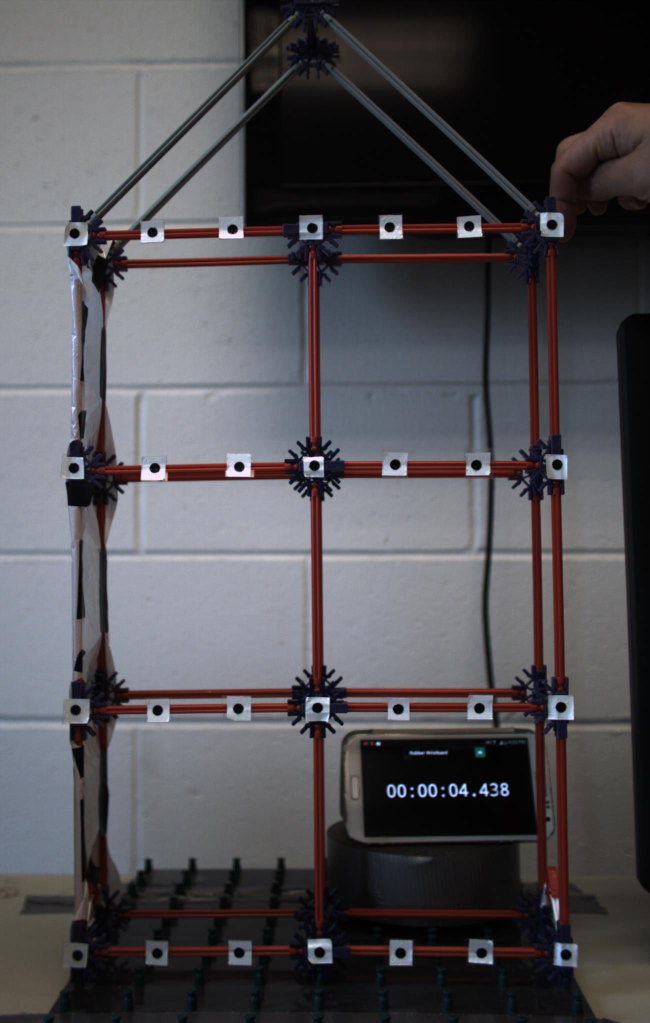
%> input picture img/IMG00001.jpg, 1300 x 2046 px (shown at 1/2 size); its folder holds only this picture in this run
$ octave RunDemo.m   (GNU Octave 9; MATLAB toolbox functions it lacks are replaced by stand-ins)
%> lines starting %> are read from the running program, lines starting %| are printed output that depends on the picture; in (x1, y1, x2, y2) boxes, pixels count from 0 and x2, y2 are one past the last pixel; in counts of white or black regions, pixels touching at a corner belong together; the program's own positions count from 1
%% Vision based vibration measurement using markers
%
%% Contact
%  Name  : Chul Min Yeum
%  Email : chulminy@gmail.com
%  Please contact me if you have a question or find a bug

%% Configuration
%
% We will configure several parameters related to intial locations of all
% targets, skeleton figures, thresholds for target detection, and video
% recoding. Activating "DEBUG" (DEBUG=1) will be helpful for correct
% configuration.
%
clear; close all; clc; warning('off');

% result folder
folderOut = 'result';

% DEBUG is 1 if you want to plot intermidiate results
DEBUG = 0;

% get a list of all jpg files in an image directory
imgPath      = dir('img\*.jpg');
imgPath      = cellfun(@(C)fullfile('img', C),{imgPath.name},'uni',false);

% total # of images
nImg            = length(imgPath);

% image sizes
imgSize = [1300 2046];

% initial locations of target points
iniLocH         = [1904 1420 931 471];                  % height
iniLocW         = [148 310 466 625 778 940 1111];       % width
targetStripH    = 100;
targetSize      = 20;

% plot initial target locations
if DEBUG
    imgTmp = imread(imgPath{1});

    circleLoc = [repmat(iniLocW',4,1)...
        reshape(repmat(iniLocH,7,1),28,1) ...
        ones(28,1)*targetSize/2];

    imgTmp = insertShape(imgTmp,'circle',int32(circleLoc), ...
        'color','red','Linewidth',3);

    figure(1); imshow(imgTmp);
    clearvars img circleLoc;
end

% point connection map
ptH = [1 2;2 3;3 4;4 5;5 6;6 7; ...
       8 9;9 10;10 11;11 12;12 13;13 14; ...
       15 16;16 17;17 18;18 19;19 20;20 21; ...
       22 23;23 24;24 25;25 26;26 27;27 28;];

ptVtmp = [1 8; 8 15; 15 22];
ptV    = [ptVtmp;ptVtmp+3;ptVtmp+6]; clearvars ptVtmp;

ptMap  = [ptH; ptV];    clearvars ptH ptV;

% plot a truss skeleton
if DEBUG
    pt_X     = repmat(iniLocW',4,1);
    pt_Y     = reshape(repmat(iniLocH,7,1),28,1);

    figure(2);
    line(pt_X(ptMap'),pt_Y(ptMap'),'color','b', 'linewidth', 3);hold on;
    plot(pt_X, pt_Y,'or','linewidth',3);
    text(pt_X+15, pt_Y+45,arrayfun(@num2str, 1:28, 'unif', 0), ...
        'FontSize',14); hold off;
    clearvars ii point_X point_Y;
end

% set threshold values
threshTarget        = 0.1;
targetAreaLB        = 100;
targetAreaUB        = 500;
targetLargeMovement = 100;
circThrsh           = 0.8;

% morphology
se = strel('disk',3);

% video frame rate
camerafs    = 20;

% video file name
filename_video = fullfile(folderOut,'vibration.mp4');

%% Target detection and video creation

% assign global variabales for repetitive gray and BW images (optional)
global img;
global imgBW;

img     = zeros(imgSize(2),imgSize(1));
imgBW   = zeros(imgSize(2),imgSize(1));

% locations of targets in all images
LocPt   = zeros(28,2,nImg);

% video writing setup
outputVideo = VideoWriter(filename_video, 'MPEG-4');
outputVideo.FrameRate = camerafs;
open(outputVideo)

fig = figure('visible','off');
for imgIdx = 1: nImg  % image number

    img     = rgb2gray(imread(imgPath{imgIdx}));  % load image
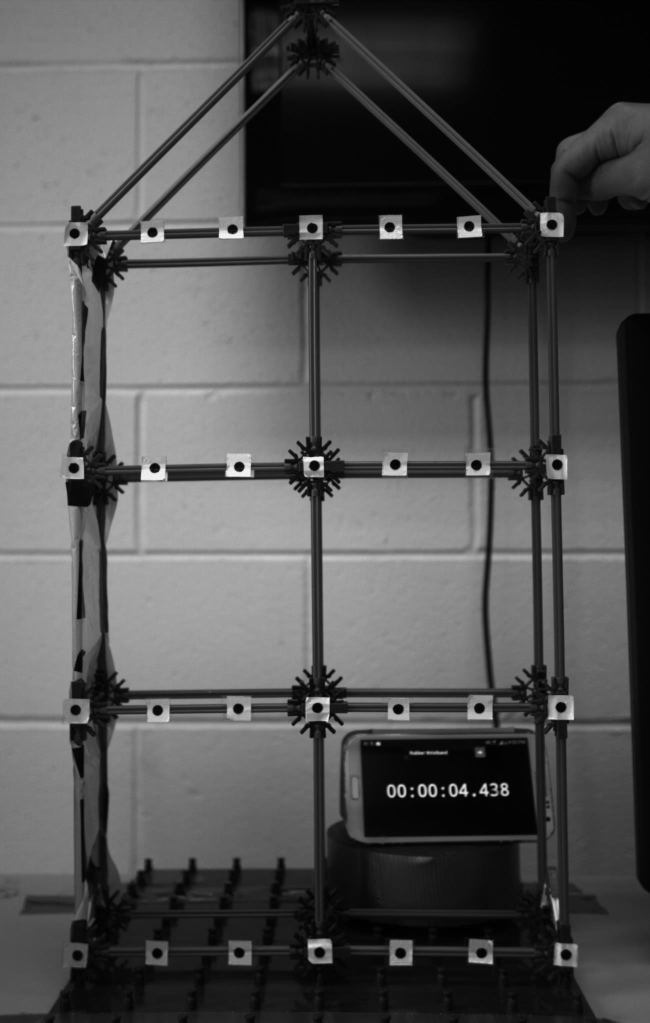
%> img: size 2046x1300 uint8 (shown at 1/2 size); min 0, max 249, mean 81.2
    imgBW   = ~(im2bw(img,threshTarget));         % binarizing image
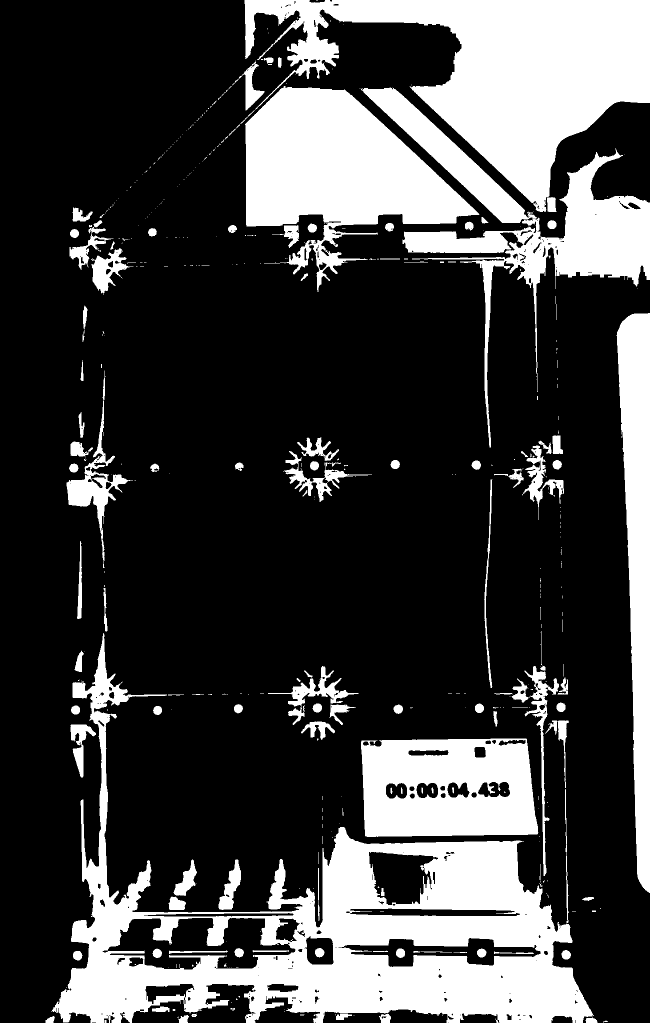
%> imgBW: size 2046x1300 logical (shown at 1/2 size); 26.1% white; 442 white regions (311 under 20 px), largest, box (x1, y1, x2, y2) and area: (104, 1266, 1195, 2046) 218979, (489, 0, 1300, 424) 143677, (490, 172, 959, 584) 92977

% We can reasonably assume a height (vertical) range of targets for their
% detection because targets are only moving in a horizontal direction.
% However, horizontal locations of targets are computed using their
% previous locations.
    for rowIdx = 1:4
%> this loop made 4 passes; what is shown inside it comes from the first
        % set a range of target in height
        targetH = iniLocH(rowIdx)-ceil(targetStripH/2)+1: ...
                  iniLocH(rowIdx)+ceil(targetStripH/2);
        if targetH(1) < 1; targetH(1)=1; end;
        if targetH(2) > imgSize(2); targetH(2) = imgSize(2);end;

        % detection of target blobs
        imgTempBW   = imgBW(targetH,1:end); % a row strip
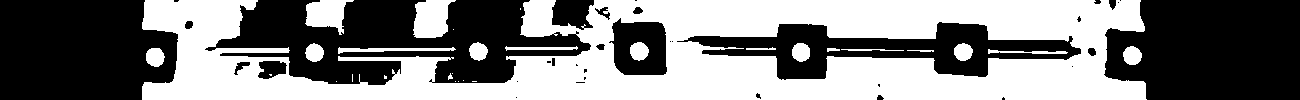
%> imgTempBW: size 100x1300 logical; 49.9% white; 29 white regions (11 under 20 px), largest, box (x1, y1, x2, y2) and area: (142, 0, 1147, 100) 59673, (413, 0, 456, 38) 1210, (305, 0, 354, 35) 1025
        if DEBUG
            figure(3);
            subplot(211); imshow(uint8(imgTempBW)*255);
            xlabel('B&W image','fontweight','bold');
        end
        imgTempBW = imclearborder(imgTempBW, 8);
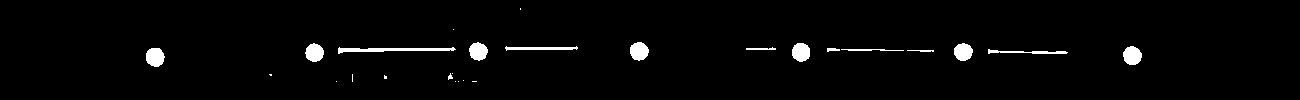
%> imgTempBW: size 100x1300 logical; 2.3% white; 26 white regions (11 under 20 px), largest, box (x1, y1, x2, y2) and area: (338, 47, 456, 54) 398, (146, 48, 165, 67) 286, (1123, 46, 1142, 65) 279
        imgTempBW = imclose(imgTempBW,se);
%> imgTempBW: size 100x1300 logical; 2.3% white; 23 white regions (9 under 20 px), largest, box (x1, y1, x2, y2) and area: (338, 47, 456, 54) 399, (146, 48, 165, 67) 286, (1123, 46, 1142, 65) 279
        imgTempBW = xor(bwareaopen(imgTempBW,targetAreaLB), ...
                        bwareaopen(imgTempBW,targetAreaUB));
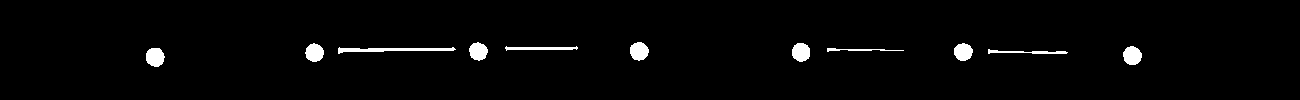
%> imgTempBW: size 100x1300 logical; 2.2% white; 11 white regions, largest, box (x1, y1, x2, y2) and area: (338, 47, 456, 54) 399, (146, 48, 165, 67) 286, (1123, 46, 1142, 65) 279
        if DEBUG
           subplot(212); imshow(uint8(imgTempBW)*255);
           xlabel('B&W image after thresholding','fontweight','bold');
        end

        stats     = regionprops(imgTempBW,'Centroid','Perimeter','Area');
%> stats = 11 regions; largest, Area, Centroid and Perimeter: 399 [392.7 50.3] 237.2, 286 [155.7 57.7] 57.49, 279 [1132.9 56.2] 56.56, 276 [801.6 52.8] 56.54, 275 [639.7 51.8] 56.47

        % center loc. of a detected blob
        center = bsxfun(@plus, cell2mat({stats.Centroid}'), ...
                        [0 targetH(1)-1]);
%> center = [155.7 1911.7; 315.1 1907.3; 392.7 1904.3; 478.9 1906; 541.4 1903; 639.7 1905.8; 801.6 1906.8; 859.5 1904.4; 963.8 1906.6; 1028.4 1906.7; 1132.9 1910.2]

        % how much area is a detected blob
        areas = [stats.Area]';
%> areas = [286; 269; 399; 265; 217; 275; 276; 130; 263; 191; 279]

        % how much circular is the shape of a detected blob
        perimeter   = [stats.Perimeter]';
%> perimeter = [57.49; 55.82; 237.2; 55.92; 146.8; 56.47; 56.54; 153.4; 54.97; 161; 56.56]
        circularity = bsxfun(@(A,B) A.^2./(4*pi*B),perimeter, areas);
%> circularity = [0.919; 0.922; 11.22; 0.939; 7.9; 0.923; 0.922; 14.41; 0.914; 10.8; 0.912]
        clearvars perimeter;

        % y locations
        yrange = round(bsxfun(@minus,center(:,2), iniLocH(rowIdx)));
%> yrange = [8; 3; 0; 2; -1; 2; 3; 0; 3; 3; 6]

        % assign locations to LocPt
        if size(center, 1) < 7
            if k>1 % use the previously estimated location
                LocPt(1+(rowIdx-1)*7:(rowIdx)*7,:,imgIdx) ...
                    = LocPt(1+(rowIdx-1)*7:(rowIdx)*7,:,imgIdx-1);
            else % fail to detect blobs at the first image
                LocPt(1+(rowIdx-1)*7:(rowIdx)*7,:,1) = ...
                    [iniLocW' iniLocH(rowIdx)*ones(7,1)];
            end
        else

            % Condition 1: circularity and yrange variation
            % in other word, find almost circle blob with close to original
            % y location
            % circularity should be close to 1
            indR =  (abs(circularity-1)< 1);
%> indR = [true; true; false; true; false; true; true; false; true; false; true]

            % y locations should not be more than 5 pixels from the
            % original y location
            indC =  (abs(yrange) < 30);
%> indC = [true; true; true; true; true; true; true; true; true; true; true]
            ind  =  and(indR , indC);  % satisfy the both conditions
%> ind has the same summary as indR
            ind  =  find(ind == 1); clearvars indR indC;
%> ind = [1; 2; 4; 6; 7; 9; 11]

            % Condition 2: Large area is better (Removing noise blobs)
            [~,ind1]  =  sort(areas(ind),'descend');
%> ind1 = [1; 7; 5; 4; 2; 3; 6]

            % best satisfying conditions 1 and 2
            center = center(ind(ind1),:);
%> center = [155.7 1911.7; 1132.9 1910.2; 801.6 1906.8; 639.7 1905.8; 315.1 1907.3; 478.9 1906; 963.8 1906.6]

            % pick first seven points
            center = center(1:7,:);
            [~, indX] = sort(center(:,1),'ascend'); % for numbering
%> indX = [1; 5; 6; 4; 3; 7; 2]

            LocPt(1+(rowIdx-1)*7:(rowIdx)*7,:,imgIdx) = center(indX,:);

            % One last condition is that pixel movement should not be more
            % than "targetLargeMovement" pixels because those are typically
            % errorneous estimation. if more than "targetLargeMovement"
            % pixels, use previously estimated value.
            if imgIdx>1 && ...
                    any(abs(LocPt(1+(rowIdx-1)*7:(rowIdx)*7,1,imgIdx) ...
                    - LocPt(1+(rowIdx-1)*7:(rowIdx)*7,1,imgIdx-1)) ...
                    > targetLargeMovement);
                LocPt(1+(rowIdx-1)*7:(rowIdx)*7,:,imgIdx) = ...
                    LocPt(1+(rowIdx-1)*7:(rowIdx)*7,:,imgIdx-1);
            elseif imgIdx==1 && ...
                    any(abs(LocPt(1+(rowIdx-1)*7:(rowIdx)*7,1,imgIdx) - ...
                    iniLocW' ) > targetLargeMovement);
                LocPt(1+(rowIdx-1)*7:(rowIdx)*7,:,1) = ...
                    [iniLocW' iniLocH(rowIdx)*ones(7,1)];
            end
        end
    end

    % Ploting code (zbuffer_cdata is used for converting fig to image)
    LocPlot(:,1) = LocPt(:,1,imgIdx);
    LocPlot(:,2) = LocPt(:,2,imgIdx);

    % 221: test image -----------------------------------------------------
    subplot(4,3,[1 4 7 10]); subimage(img); hold on; % test image
    plot(LocPlot(:,1),LocPlot(:,2), 'og', 'MarkerSize', 2, 'lineWidth',2);
    xlabel('\bf Video','FontSize',12, 'fontweight','bold');
    hold off;    axis off;

    % 223: stick figure ---------------------------------------------------
    subplot(4,3, [2 5 8 11]);                % stick figure;
    stickfig = zeros(imgSize(2),imgSize(1));
    subimage(stickfig); hold on;
    line([LocPlot(ptMap(:,1),1),LocPlot(ptMap(:,2),1)]', ...
         [LocPlot(ptMap(:,1),2),LocPlot(ptMap(:,2),2)]','color','b', ...
         'linewidth', 3); hold on;
    plot(LocPlot(:,1),LocPlot(:,2), 'og', 'MarkerSize', 3, 'lineWidth',3);
    xlabel('\bf Skeleton figure','FontSize',12, 'fontweight','bold');
    hold off; axis off;

    % 433: stick figure ---------------------------------------------------
    subplot(4,3, [3 6]);
    xdisp =squeeze(LocPt([22:28],1,1:imgIdx));
%> xdisp = [149.6; 305.4; 465.3; 625.2; 779.7; 939; 1104.5]
    plot((1:imgIdx)/camerafs,xdisp-xdisp(:,1)*ones(1,imgIdx),...
        'lineWidth',2);
    ylabel('\bf X disp. at the left colum (px)','FontSize',12, ...
           'fontweight','bold');
    set(gca,'fontsize',12,'linewidth',2,'fontweight','bold'); grid on;

    subplot(4,3, [9 12]);
    xdisp = squeeze(LocPt([1 8 15 22],1,1:imgIdx));
%> xdisp = [155.7; 151.8; 148.2; 149.6]
    plot((1:imgIdx)/camerafs,xdisp-xdisp(:,1)*ones(1,imgIdx), ...
        'lineWidth',2);
    xlabel('\bf Time(s)','FontSize',12, 'fontweight','bold');
    ylabel('\bf X disp. at the top floor (px)','FontSize',12, ...
           'fontweight','bold');
    set(gca,'fontsize',12,'linewidth',2,'fontweight','bold'); grid on;

    set(fig, 'pos',[20 50 1500 600]);hold off;
%> after `set(fig, 'pos',[20 50 1500 600])`:
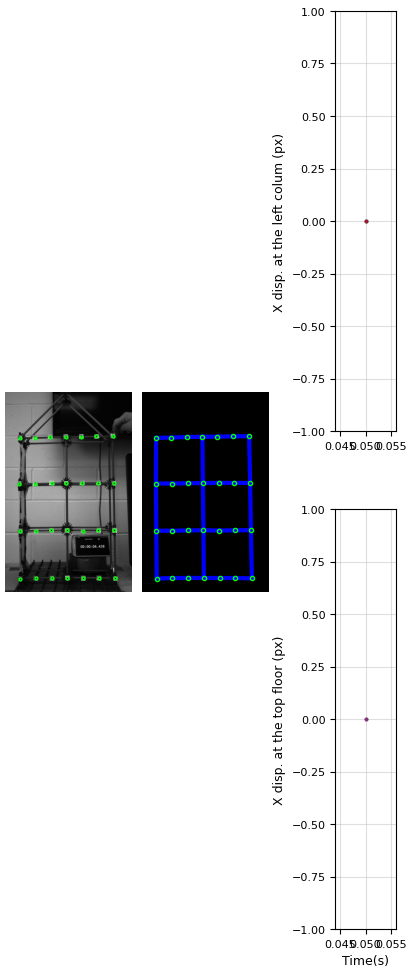
%> figure redrawn from the program's plot data, 4 panels

    writeVideo(outputVideo,getframe(fig));

    fprintf('Processing (%d / %d)\n', imgIdx, nImg);
end
disp('Complete!!');
close(outputVideo);
